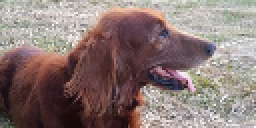
#> input picture cpu_soft/images/beta.bmp, 128 x 64 px (shown 2 times larger)
$ python glcdimg.py images/beta.bmp
#> lines starting #> are read from the running program, lines starting #| are printed output that depends on the picture
from PIL import Image
import sys


filename = sys.argv[1]

img = Image.open(filename).convert("1")
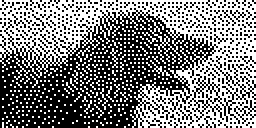
#> img: PIL image 128x64 1 (shown 2 times larger); 48.9% white in thin lines or dots

w, h = img.size
#> w = 128; h = 64

if h % 8 != 0:
    raise Exception("Height must be a multiple of 8")


data = []


for yblock in range(0, h, 8):
    for x in range(w):

        byte = 0

        for bit in range(8):

            pixel = img.getpixel((x, yblock + bit))

            if pixel == 0:
                byte |= (1 << bit)

        data.append(byte)
#> after the loop, data = 1024 values, max 255 at index 317, min 0 at index 23, mean 133


print(f"const uint8_t bitmap[] PROGMEM =")
print("{")

for i,b in enumerate(data):
    print(f"0x{b:02X},", end=" ")

    if (i+1)%12 == 0:
        print()
#> this loop made 1024 passes
#> b on passes 1 to 3: 16, 69, 146
#| 0x10,
#| 0x45,
#| 0x92,
#| 0x08,
#| 0x42,
#| 0x28,
#| 0x86,
#| 0x10,
#> (further printed lines are left out)

print("\n};")

print()
print(f"WIDTH={w}")
print(f"HEIGHT={h}")

$ run again, on cpu_soft/images/image.bmp
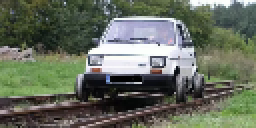
#> input picture cpu_soft/images/image.bmp, 128 x 64 px (shown 2 times larger)
#> `img = Image.open(filename).convert("1")`:
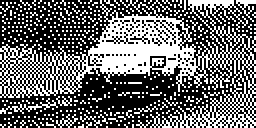
#> img: PIL image 128x64 1 (shown 2 times larger); 41% white in thin lines or dots
#> after the loop `for yblock in range(0, h, 8):`: data = 1024 values, max 255 at index 23, min 0 at index 198, mean 150.5
#> the loop `for i,b in enumerate(data):` made 1024 passes
#> b on passes 1 to 3: 183, 237, 95
#> (printed output is left out)
